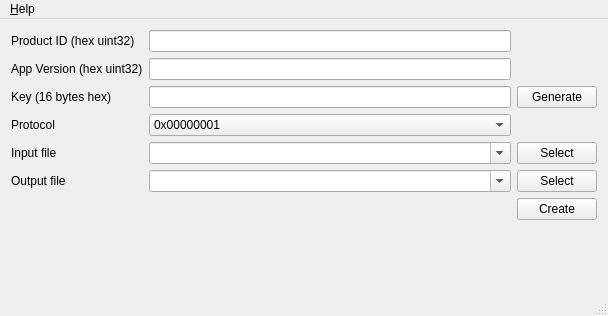
<?xml version="1.0" encoding="UTF-8"?>
<ui version="4.0">
 <class>MainWindow</class>
 <widget class="QMainWindow" name="MainWindow">
  <property name="geometry">
   <rect>
    <x>0</x>
    <y>0</y>
    <width>608</width>
    <height>316</height>
   </rect>
  </property>
  <property name="sizePolicy">
   <sizepolicy hsizetype="Preferred" vsizetype="Fixed">
    <horstretch>0</horstretch>
    <verstretch>0</verstretch>
   </sizepolicy>
  </property>
  <property name="windowTitle">
   <string>Bootloader Creator</string>
  </property>
  <property name="windowIcon">
   <iconset resource="resources.qrc">
    <normaloff>:/app.ico</normaloff>:/app.ico</iconset>
  </property>
  <widget class="QWidget" name="centralWidget">
   <layout class="QGridLayout" name="gridLayout">
    <item row="5" column="2">
     <widget class="QPushButton" name="outputFileButton">
      <property name="text">
       <string>Select</string>
      </property>
     </widget>
    </item>
    <item row="5" column="1">
     <widget class="QComboBox" name="outputFileBox">
      <property name="editable">
       <bool>true</bool>
      </property>
     </widget>
    </item>
    <item row="5" column="0">
     <widget class="QLabel" name="outputFileLabel">
      <property name="text">
       <string>Output file</string>
      </property>
     </widget>
    </item>
    <item row="4" column="2">
     <widget class="QPushButton" name="inputFileButton">
      <property name="text">
       <string>Select</string>
      </property>
     </widget>
    </item>
    <item row="4" column="1">
     <widget class="QComboBox" name="inputFileBox">
      <property name="editable">
       <bool>true</bool>
      </property>
     </widget>
    </item>
    <item row="4" column="0">
     <widget class="QLabel" name="inputFileLabel">
      <property name="text">
       <string>Input file</string>
      </property>
     </widget>
    </item>
    <item row="3" column="1">
     <widget class="QComboBox" name="protocolBox">
      <item>
       <property name="text">
        <string>0x00000001</string>
       </property>
      </item>
     </widget>
    </item>
    <item row="3" column="0">
     <widget class="QLabel" name="protocolLabel">
      <property name="text">
       <string>Protocol</string>
      </property>
     </widget>
    </item>
    <item row="2" column="1">
     <widget class="QLineEdit" name="keyEdit"/>
    </item>
    <item row="2" column="0">
     <widget class="QLabel" name="keyLabel">
      <property name="text">
       <string>Key (16 bytes hex)</string>
      </property>
     </widget>
    </item>
    <item row="1" column="1">
     <widget class="QLineEdit" name="appVersionEdit"/>
    </item>
    <item row="1" column="0">
     <widget class="QLabel" name="appVersionLabel">
      <property name="text">
       <string>App Version (hex uint32)</string>
      </property>
     </widget>
    </item>
    <item row="0" column="1">
     <widget class="QLineEdit" name="productIdEdit"/>
    </item>
    <item row="0" column="0">
     <widget class="QLabel" name="productIdLabel">
      <property name="text">
       <string>Product ID (hex uint32)</string>
      </property>
     </widget>
    </item>
    <item row="6" column="2">
     <widget class="QPushButton" name="createButton">
      <property name="text">
       <string>Create</string>
      </property>
     </widget>
    </item>
    <item row="7" column="2">
     <spacer name="verticalSpacer">
      <property name="orientation">
       <enum>Qt::Vertical</enum>
      </property>
      <property name="sizeHint" stdset="0">
       <size>
        <width>20</width>
        <height>40</height>
       </size>
      </property>
     </spacer>
    </item>
    <item row="2" column="2">
     <widget class="QPushButton" name="keyGenerateButton">
      <property name="text">
       <string>Generate</string>
      </property>
     </widget>
    </item>
   </layout>
  </widget>
  <widget class="QMenuBar" name="menuBar">
   <property name="geometry">
    <rect>
     <x>0</x>
     <y>0</y>
     <width>608</width>
     <height>27</height>
    </rect>
   </property>
   <widget class="QMenu" name="menuHelp">
    <property name="title">
     <string>&amp;Help</string>
    </property>
    <addaction name="actionAbout"/>
    <addaction name="actionAboutQt"/>
   </widget>
   <addaction name="menuHelp"/>
  </widget>
  <widget class="QStatusBar" name="statusBar"/>
  <action name="actionAbout">
   <property name="text">
    <string>&amp;About...</string>
   </property>
  </action>
  <action name="actionAboutQt">
   <property name="text">
    <string>About &amp;Qt...</string>
   </property>
  </action>
 </widget>
 <layoutdefault spacing="6" margin="11"/>
 <resources>
  <include location="resources.qrc"/>
 </resources>
 <connections/>
</ui>
